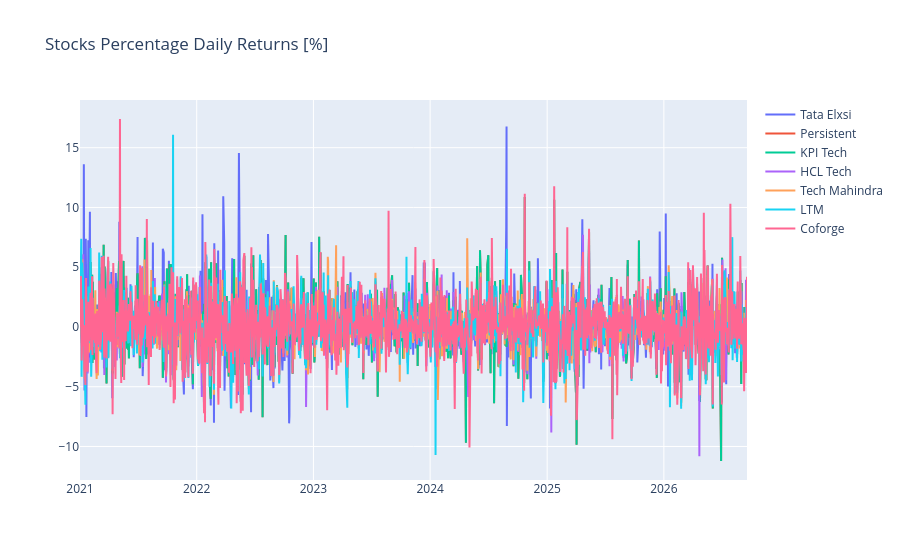

This figure's notebook cell:
### Code cell
plot_financial_data(daily_returns_df, 'Stocks Percentage Daily Returns [%]')

### Figure 1 — Plotly figure (JSON) as saved in the notebook; plotly's stock layout.template omitted (floating-point values rounded to 4 significant figures; data arrays with more than 128 entries replaced by an {"elided": "..."} marker saying what was removed)
{"data": [{"name": "Tata Elxsi", "type": "scatter", "x": {"elided": "1416 str values"}, "y": {"elided": "1416 float values"}}, {"name": "Persistent", "type": "scatter", "x": {"elided": "1416 str values"}, "y": {"elided": "1416 float values"}}, {"name": "KPI Tech", "type": "scatter", "x": {"elided": "1416 str values"}, "y": {"elided": "1416 float values"}}, {"name": "HCL Tech", "type": "scatter", "x": {"elided": "1416 str values"}, "y": {"elided": "1416 float values"}}, {"name": "Tech Mahindra", "type": "scatter", "x": {"elided": "1416 str values"}, "y": {"elided": "1416 float values"}}, {"name": "LTM", "type": "scatter", "x": {"elided": "1416 str values"}, "y": {"elided": "1416 float values"}}, {"name": "Coforge", "type": "scatter", "x": {"elided": "1416 str values"}, "y": {"elided": "1416 float values"}}], "layout": {"legend": {"tracegroupgap": 0}, "title": {"text": "Stocks Percentage Daily Returns [%]"}, "xaxis": {"anchor": "y", "domain": [0, 1]}, "yaxis": {"anchor": "x", "domain": [0, 1]}}}
